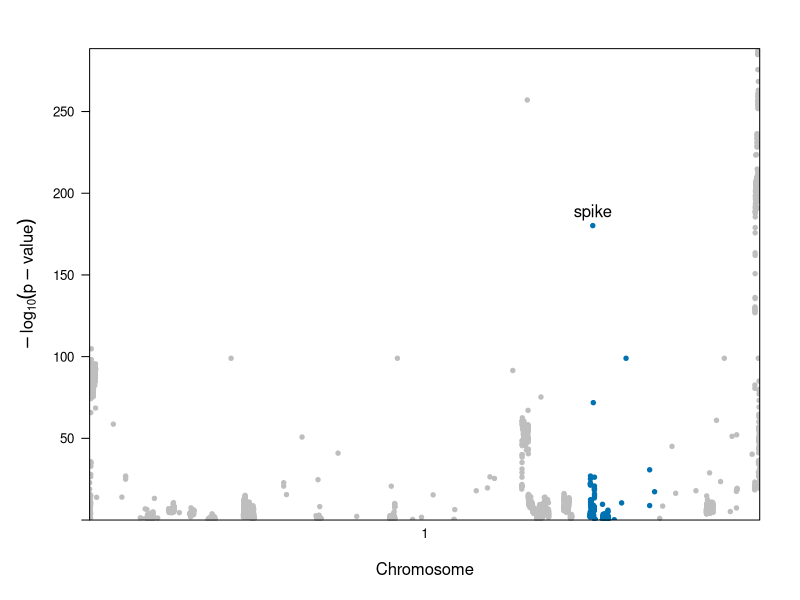
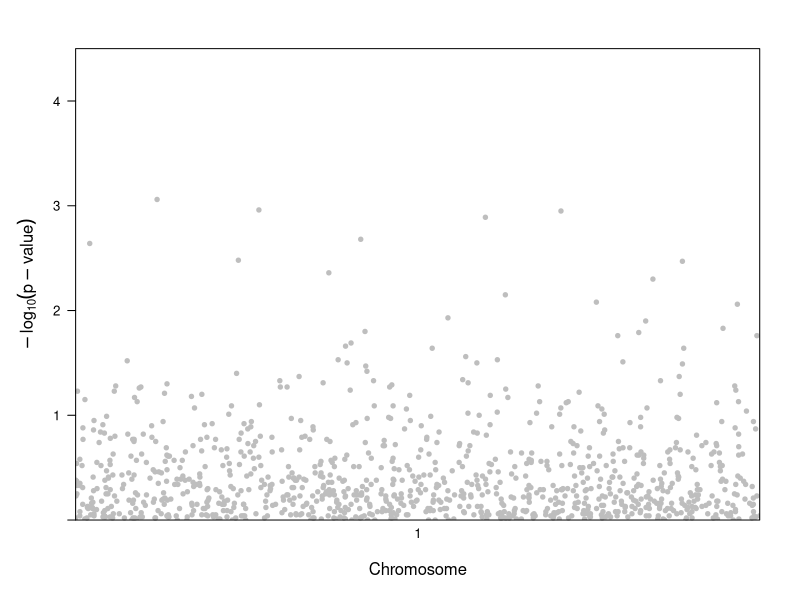

Source code (R) for these figures, in order:
## ---- chunk 1
library(lattice)
manhattan.plot<-function(chr, pos, pvalue, 
	sig.level=NA, annotate=NULL, ann.default=list(),
	should.thin=T, thin.pos.places=2, thin.logp.places=2, 
	xlab="Chromosome", ylab=expression(-log[10](p-value)),
	col=c("gray","darkgray"), panel.extra=NULL, pch=20, cex=0.8,...) {

	if (length(chr)==0) stop("chromosome vector is empty")
	if (length(pos)==0) stop("position vector is empty")
	if (length(pvalue)==0) stop("pvalue vector is empty")

	#make sure we have an ordered factor
	if(!is.ordered(chr)) {
		chr <- ordered(chr)
	} else {
		chr <- chr[,drop=T]
	}

	#make sure positions are in kbp
	if (any(pos>1e6)) pos<-pos/1e6;

	#calculate absolute genomic position
	#from relative chromosomal positions
	posmin <- tapply(pos,chr, min);
	posmax <- tapply(pos,chr, max);
	posshift <- head(c(0,cumsum(posmax)),-1);
	names(posshift) <- levels(chr)
	genpos <- pos + posshift[chr];
	getGenPos<-function(cchr, cpos) {
		p<-posshift[as.character(cchr)]+cpos
		return(p)
	}

	#parse annotations
	grp <- NULL
	ann.settings <- list()
	label.default<-list(x="peak",y="peak",adj=NULL, pos=3, offset=0.5, 
		col=NULL, fontface=NULL, fontsize=NULL, show=F)
	parse.label<-function(rawval, groupname) {
		r<-list(text=groupname)
		if(is.logical(rawval)) {
			if(!rawval) {r$show <- F}
		} else if (is.character(rawval) || is.expression(rawval)) {
			if(nchar(rawval)>=1) {
				r$text <- rawval
			}
		} else if (is.list(rawval)) {
			r <- modifyList(r, rawval)
		}
		return(r)
	}

	if(!is.null(annotate)) {
		if (is.list(annotate)) {
			grp <- annotate[[1]]
		} else {
			grp <- annotate
		} 
		if (!is.factor(grp)) {
			grp <- factor(grp)
		}
	} else {
		grp <- factor(rep(1, times=length(pvalue)))
	}
  
	ann.settings<-vector("list", length(levels(grp)))
	ann.settings[[1]]<-list(pch=pch, col=col, cex=cex, fill=col, label=label.default)

	if (length(ann.settings)>1) { 
		lcols<-trellis.par.get("superpose.symbol")$col 
		lfills<-trellis.par.get("superpose.symbol")$fill
		for(i in 2:length(levels(grp))) {
			ann.settings[[i]]<-list(pch=pch, 
				col=lcols[(i-2) %% length(lcols) +1 ], 
				fill=lfills[(i-2) %% length(lfills) +1 ], 
				cex=cex, label=label.default);
			ann.settings[[i]]$label$show <- T
		}
		names(ann.settings)<-levels(grp)
	}
	for(i in 1:length(ann.settings)) {
		if (i>1) {ann.settings[[i]] <- modifyList(ann.settings[[i]], ann.default)}
		ann.settings[[i]]$label <- modifyList(ann.settings[[i]]$label, 
			parse.label(ann.settings[[i]]$label, levels(grp)[i]))
	}
	if(is.list(annotate) && length(annotate)>1) {
		user.cols <- 2:length(annotate)
		ann.cols <- c()
		if(!is.null(names(annotate[-1])) && all(names(annotate[-1])!="")) {
			ann.cols<-match(names(annotate)[-1], names(ann.settings))
		} else {
			ann.cols<-user.cols-1
		}
		for(i in seq_along(user.cols)) {
			if(!is.null(annotate[[user.cols[i]]]$label)) {
				annotate[[user.cols[i]]]$label<-parse.label(annotate[[user.cols[i]]]$label, 
					levels(grp)[ann.cols[i]])
			}
			ann.settings[[ann.cols[i]]]<-modifyList(ann.settings[[ann.cols[i]]], 
				annotate[[user.cols[i]]])
		}
	}
 	rm(annotate)

	#reduce number of points plotted
	if(should.thin) {
		thinned <- unique(data.frame(
			logp=round(-log10(pvalue),thin.logp.places), 
			pos=round(genpos,thin.pos.places), 
			chr=chr,
			grp=grp)
		)
		logp <- thinned$logp
		genpos <- thinned$pos
		chr <- thinned$chr
		grp <- thinned$grp
		rm(thinned)
	} else {
		logp <- -log10(pvalue)
	}
	rm(pos, pvalue)
	gc()

	#custom axis to print chromosome names
	axis.chr <- function(side,...) {
		if(side=="bottom") {
			panel.axis(side=side, outside=T,
				at=((posmax+posmin)/2+posshift),
				labels=levels(chr), 
				ticks=F, rot=0,
				check.overlap=F
			)
		} else if (side=="top" || side=="right") {
			panel.axis(side=side, draw.labels=F, ticks=F);
		}
		else {
			axis.default(side=side,...);
		}
	 }

	#make sure the y-lim covers the range (plus a bit more to look nice)
	prepanel.chr<-function(x,y,...) { 
		A<-list();
		maxy<-ceiling(max(y, ifelse(!is.na(sig.level), -log10(sig.level), 0)))+.5;
		A$ylim=c(0,maxy);
		A;
	}

	xyplot(logp~genpos, chr=chr, groups=grp,
		axis=axis.chr, ann.settings=ann.settings, 
		prepanel=prepanel.chr, scales=list(axs="i"),
		panel=function(x, y, ..., getgenpos) {
			if(!is.na(sig.level)) {
				#add significance line (if requested)
				panel.abline(h=-log10(sig.level), lty=2);
			}
			panel.superpose(x, y, ..., getgenpos=getgenpos);
			if(!is.null(panel.extra)) {
				panel.extra(x,y, getgenpos, ...)
			}
		},
		panel.groups = function(x,y,..., subscripts, group.number) {
			A<-list(...)
			#allow for different annotation settings
			gs <- ann.settings[[group.number]]
			A$col.symbol <- gs$col[(as.numeric(chr[subscripts])-1) %% length(gs$col) + 1]    
			A$cex <- gs$cex[(as.numeric(chr[subscripts])-1) %% length(gs$cex) + 1]
			A$pch <- gs$pch[(as.numeric(chr[subscripts])-1) %% length(gs$pch) + 1]
			A$fill <- gs$fill[(as.numeric(chr[subscripts])-1) %% length(gs$fill) + 1]
			A$x <- x
			A$y <- y
			do.call("panel.xyplot", A)
			#draw labels (if requested)
			if(gs$label$show) {
				gt<-gs$label
				names(gt)[which(names(gt)=="text")]<-"labels"
				gt$show<-NULL
				if(is.character(gt$x) | is.character(gt$y)) {
					peak = which.max(y)
					center = mean(range(x))
					if (is.character(gt$x)) {
						if(gt$x=="peak") {gt$x<-x[peak]}
						if(gt$x=="center") {gt$x<-center}
					}
					if (is.character(gt$y)) {
						if(gt$y=="peak") {gt$y<-y[peak]}
					}
				}
				if(is.list(gt$x)) {
					gt$x<-A$getgenpos(gt$x[[1]],gt$x[[2]])
				}
				do.call("panel.text", gt)
			}
		},
		xlab=xlab, ylab=ylab, 
		panel.extra=panel.extra, getgenpos=getGenPos, ...
	);
}
## ---- chunk 2
list.files()
tb = read.csv2( "gwas-t2m-meta0613-positions-pq.csv", stringsAsFactors = F)
tb
## ---- chunk 3
tb_cov = read.csv("msa_position_2_ref_position.csv", row.names = 1)
tb$p = as.numeric(tb$p)
tb$ref_position = tb_cov$ref_positions[ match(tb$msa_position, tb_cov$msa_positions  )]
tb$p[tb$p==0] = 1E-99
summary(tb)
tb$chr=1
## ---- chunk 4
# spike 21563   25384

## ---- chunk 5

#make annotation factor
ann <- rep(1, length(tb$p))
print(ann)
ann[with(tb, chr==1 & ref_position>=21563 & ref_position< 25384)]<-2
print(ann)
ann<-factor(ann, levels=1:2, labels=c("", "spike"))

## ---- chunk 6
#draw plot with annotation

#manhattan.plot(tb$chr, tb$ref_position, tb$p)
#draw plot with annotation
manhattan.plot(tb$chr, tb$ref_position, tb$p, annotate=ann)
## ---- chunk 7
createSampleGwasData<-function(chr.count=1, include.X=F) {
	chr<-c(); pos<-c()
	for(i in 1:chr.count) {
		chr <- c(chr,rep(i, 1000))
		pos <- c(pos,ceiling(runif(1000)*(chr.count-i+1)*25*1e3))
	}
	if(include.X) {
		chr <- c(chr,rep("X", 1000))
		pos <- c(pos,ceiling(runif(1000)*5*25*1e3))
	}
	pvalue <- runif(length(pos))
	return(data.frame(chr, pos,pvalue))
}
dd<-createSampleGwasData()
#dd$pvalue[3000] <- 1e-7 #include a significant result
manhattan.plot(dd$chr, dd$pos, dd$pvalue)
## ---- chunk 8

